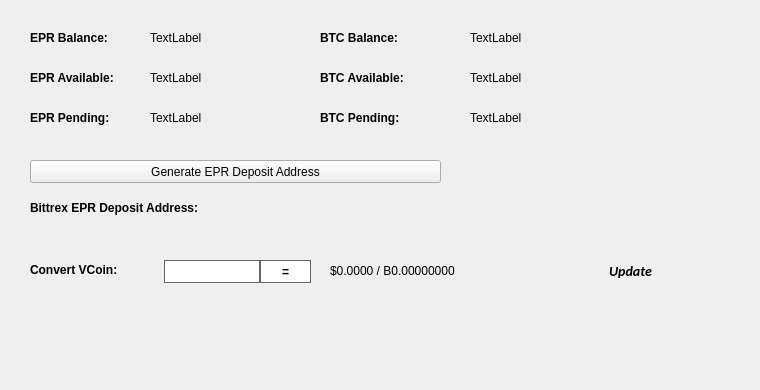
   <widget class="QWidget" name="BalanceTab">
    <attribute name="title">
     <string>Balance</string>
    </attribute>
    <widget class="QLabel" name="BitcoinBalanceLabel">
     <property name="geometry">
      <rect>
       <x>470</x>
       <y>30</y>
       <width>150</width>
       <height>16</height>
      </rect>
     </property>
     <property name="text">
      <string>TextLabel</string>
     </property>
    </widget>
    <widget class="QLabel" name="EPRBalanceLabel">
     <property name="geometry">
      <rect>
       <x>150</x>
       <y>30</y>
       <width>150</width>
       <height>16</height>
      </rect>
     </property>
     <property name="text">
      <string>TextLabel</string>
     </property>
    </widget>
    <widget class="QLabel" name="label_11">
     <property name="geometry">
      <rect>
       <x>30</x>
       <y>30</y>
       <width>101</width>
       <height>16</height>
      </rect>
     </property>
     <property name="font">
      <font>
       <weight>75</weight>
       <bold>true</bold>
      </font>
     </property>
     <property name="text">
      <string>EPR Balance:</string>
     </property>
    </widget>
    <widget class="QLabel" name="label_12">
     <property name="geometry">
      <rect>
       <x>320</x>
       <y>30</y>
       <width>101</width>
       <height>16</height>
      </rect>
     </property>
     <property name="font">
      <font>
       <weight>75</weight>
       <bold>true</bold>
      </font>
     </property>
     <property name="text">
      <string>BTC Balance:</string>
     </property>
    </widget>
    <widget class="QLabel" name="EPRAvailableLabel_2">
     <property name="geometry">
      <rect>
       <x>150</x>
       <y>70</y>
       <width>150</width>
       <height>16</height>
      </rect>
     </property>
     <property name="text">
      <string>TextLabel</string>
     </property>
    </widget>
    <widget class="QLabel" name="label_13">
     <property name="geometry">
      <rect>
       <x>30</x>
       <y>70</y>
       <width>111</width>
       <height>16</height>
      </rect>
     </property>
     <property name="font">
      <font>
       <weight>75</weight>
       <bold>true</bold>
      </font>
     </property>
     <property name="text">
      <string>EPR Available:</string>
     </property>
    </widget>
    <widget class="QLabel" name="label_14">
     <property name="geometry">
      <rect>
       <x>30</x>
       <y>110</y>
       <width>101</width>
       <height>16</height>
      </rect>
     </property>
     <property name="font">
      <font>
       <weight>75</weight>
       <bold>true</bold>
      </font>
     </property>
     <property name="text">
      <string>EPR Pending:</string>
     </property>
    </widget>
    <widget class="QLabel" name="EPRPendingLabel">
     <property name="geometry">
      <rect>
       <x>150</x>
       <y>110</y>
       <width>150</width>
       <height>16</height>
      </rect>
     </property>
     <property name="text">
      <string>TextLabel</string>
     </property>
    </widget>
    <widget class="QLabel" name="label_15">
     <property name="geometry">
      <rect>
       <x>320</x>
       <y>70</y>
       <width>111</width>
       <height>16</height>
      </rect>
     </property>
     <property name="font">
      <font>
       <weight>75</weight>
       <bold>true</bold>
      </font>
     </property>
     <property name="text">
      <string>BTC Available:</string>
     </property>
    </widget>
    <widget class="QLabel" name="BitcoinAvailableLabel">
     <property name="geometry">
      <rect>
       <x>470</x>
       <y>70</y>
       <width>150</width>
       <height>16</height>
      </rect>
     </property>
     <property name="text">
      <string>TextLabel</string>
     </property>
    </widget>
    <widget class="QLabel" name="label_31">
     <property name="geometry">
      <rect>
       <x>320</x>
       <y>110</y>
       <width>111</width>
       <height>16</height>
      </rect>
     </property>
     <property name="font">
      <font>
       <weight>75</weight>
       <bold>true</bold>
      </font>
     </property>
     <property name="text">
      <string>BTC Pending:</string>
     </property>
    </widget>
    <widget class="QLabel" name="BitcoinPendingLabel">
     <property name="geometry">
      <rect>
       <x>470</x>
       <y>110</y>
       <width>150</width>
       <height>16</height>
      </rect>
     </property>
     <property name="text">
      <string>TextLabel</string>
     </property>
    </widget>
    <widget class="QLabel" name="label_33">
     <property name="geometry">
      <rect>
       <x>30</x>
       <y>200</y>
       <width>221</width>
       <height>16</height>
      </rect>
     </property>
     <property name="font">
      <font>
       <weight>75</weight>
       <bold>true</bold>
      </font>
     </property>
     <property name="text">
      <string>Bittrex EPR Deposit Address:</string>
     </property>
    </widget>
    <widget class="QPushButton" name="GenDepositBTN">
     <property name="geometry">
      <rect>
       <x>30</x>
       <y>160</y>
       <width>411</width>
       <height>23</height>
      </rect>
     </property>
     <property name="text">
      <string>Generate EPR Deposit Address</string>
     </property>
     <property name="icon">
      <iconset resource="../epr.qrc">
       <normaloff>:/icons/bitcoin</normaloff>:/icons/bitcoin</iconset>
     </property>
    </widget>
    <widget class="QLabel" name="DepositAddressLabel">
     <property name="geometry">
      <rect>
       <x>200</x>
       <y>200</y>
       <width>261</width>
       <height>16</height>
      </rect>
     </property>
     <property name="palette">
      <palette>
       <active>
        <colorrole role="WindowText">
         <brush brushstyle="SolidPattern">
          <color alpha="255">
           <red>0</red>
           <green>0</green>
           <blue>0</blue>
          </color>
         </brush>
        </colorrole>
        <colorrole role="Text">
         <brush brushstyle="SolidPattern">
          <color alpha="255">
           <red>0</red>
           <green>0</green>
           <blue>255</blue>
          </color>
         </brush>
        </colorrole>
       </active>
       <inactive>
        <colorrole role="WindowText">
         <brush brushstyle="SolidPattern">
          <color alpha="255">
           <red>0</red>
           <green>0</green>
           <blue>0</blue>
          </color>
         </brush>
        </colorrole>
        <colorrole role="Text">
         <brush brushstyle="SolidPattern">
          <color alpha="255">
           <red>0</red>
           <green>0</green>
           <blue>255</blue>
          </color>
         </brush>
        </colorrole>
       </inactive>
       <disabled>
        <colorrole role="WindowText">
         <brush brushstyle="SolidPattern">
          <color alpha="255">
           <red>120</red>
           <green>120</green>
           <blue>120</blue>
          </color>
         </brush>
        </colorrole>
        <colorrole role="Text">
         <brush brushstyle="SolidPattern">
          <color alpha="255">
           <red>120</red>
           <green>120</green>
           <blue>120</blue>
          </color>
         </brush>
        </colorrole>
       </disabled>
      </palette>
     </property>
     <property name="font">
      <font>
       <weight>75</weight>
       <bold>true</bold>
      </font>
     </property>
     <property name="text">
      <string/>
     </property>
     <property name="alignment">
      <set>Qt::AlignRight|Qt::AlignTrailing|Qt::AlignVCenter</set>
     </property>
     <property name="textInteractionFlags">
      <set>Qt::LinksAccessibleByMouse|Qt::TextSelectableByKeyboard|Qt::TextSelectableByMouse</set>
     </property>
    </widget>
    <widget class="QLabel" name="label_8">
     <property name="geometry">
      <rect>
       <x>460</x>
       <y>300</y>
       <width>281</width>
       <height>81</height>
      </rect>
     </property>
     <property name="text">
      <string/>
     </property>
     <property name="pixmap">
      <pixmap>:/images/bittrex</pixmap>
     </property>
    </widget>
    <widget class="QWidget" name="widgetConversion" native="true">
     <property name="geometry">
      <rect>
       <x>0</x>
       <y>250</y>
       <width>751</width>
       <height>43</height>
      </rect>
     </property>
     <property name="minimumSize">
      <size>
       <width>0</width>
       <height>43</height>
      </size>
     </property>
     <property name="styleSheet">
      <string notr="true"/>
     </property>
     <widget class="QPushButton" name="btnUpdateMarketData">
      <property name="geometry">
       <rect>
        <x>575</x>
        <y>0</y>
        <width>111</width>
        <height>41</height>
       </rect>
      </property>
      <property name="sizePolicy">
       <sizepolicy hsizetype="Expanding" vsizetype="Expanding">
        <horstretch>0</horstretch>
        <verstretch>0</verstretch>
       </sizepolicy>
      </property>
      <property name="font">
       <font>
        <family>calibri</family>
        <pointsize>-1</pointsize>
        <weight>75</weight>
        <italic>true</italic>
        <bold>true</bold>
       </font>
      </property>
      <property name="styleSheet">
       <string notr="true">margin:0px;text-align:center;padding:2px;border-radius:3px;font-style:italic;width:100px;font-size:14px;font-family:calibri;font-weight:600;</string>
      </property>
      <property name="text">
       <string>Update</string>
      </property>
      <property name="iconSize">
       <size>
        <width>150</width>
        <height>35</height>
       </size>
      </property>
      <property name="autoDefault">
       <bool>true</bool>
      </property>
      <property name="default">
       <bool>true</bool>
      </property>
     </widget>
     <widget class="QLabel" name="lblConvertVCoin">
      <property name="geometry">
       <rect>
        <x>30</x>
        <y>10</y>
        <width>131</width>
        <height>20</height>
       </rect>
      </property>
      <property name="styleSheet">
       <string notr="true"/>
      </property>
      <property name="text">
       <string>&lt;html&gt;&lt;head/&gt;&lt;body&gt;&lt;p&gt;&lt;span style=&quot; font-weight:600;&quot;&gt;Convert VCoin:&lt;/span&gt;&lt;/p&gt;&lt;/body&gt;&lt;/html&gt;</string>
      </property>
     </widget>
     <widget class="QLineEdit" name="txtConvertVCoinQty">
      <property name="geometry">
       <rect>
        <x>160</x>
        <y>10</y>
        <width>100</width>
        <height>23</height>
       </rect>
      </property>
      <property name="minimumSize">
       <size>
        <width>100</width>
        <height>23</height>
       </size>
      </property>
      <property name="maximumSize">
       <size>
        <width>100</width>
        <height>16777215</height>
       </size>
      </property>
      <property name="styleSheet">
       <string notr="true">border: 1px solid #61696c;margin-left:4px;</string>
      </property>
     </widget>
     <widget class="QPushButton" name="btnConvertEPR">
      <property name="geometry">
       <rect>
        <x>260</x>
        <y>10</y>
        <width>51</width>
        <height>23</height>
       </rect>
      </property>
      <property name="minimumSize">
       <size>
        <width>0</width>
        <height>23</height>
       </size>
      </property>
      <property name="styleSheet">
       <string notr="true">border:1px solid #61696c;background:white;font-weight:600;</string>
      </property>
      <property name="text">
       <string>=</string>
      </property>
     </widget>
     <widget class="QLabel" name="lblConvertVCoinResults">
      <property name="geometry">
       <rect>
        <x>330</x>
        <y>0</y>
        <width>201</width>
        <height>41</height>
       </rect>
      </property>
      <property name="styleSheet">
       <string notr="true"/>
      </property>
      <property name="text">
       <string>$0.0000 / B0.00000000</string>
      </property>
     </widget>
     <widget class="QLabel" name="iconOverviewUpdateWait">
      <property name="geometry">
       <rect>
        <x>670</x>
        <y>10</y>
        <width>24</width>
        <height>24</height>
       </rect>
      </property>
      <property name="text">
       <string/>
      </property>
      <property name="pixmap">
       <pixmap resource="../epr.qrc">:/icons/transaction_1</pixmap>
      </property>
      <property name="scaledContents">
       <bool>true</bool>
      </property>
      <property name="alignment">
       <set>Qt::AlignCenter</set>
      </property>
     </widget>
    </widget>
   </widget>
